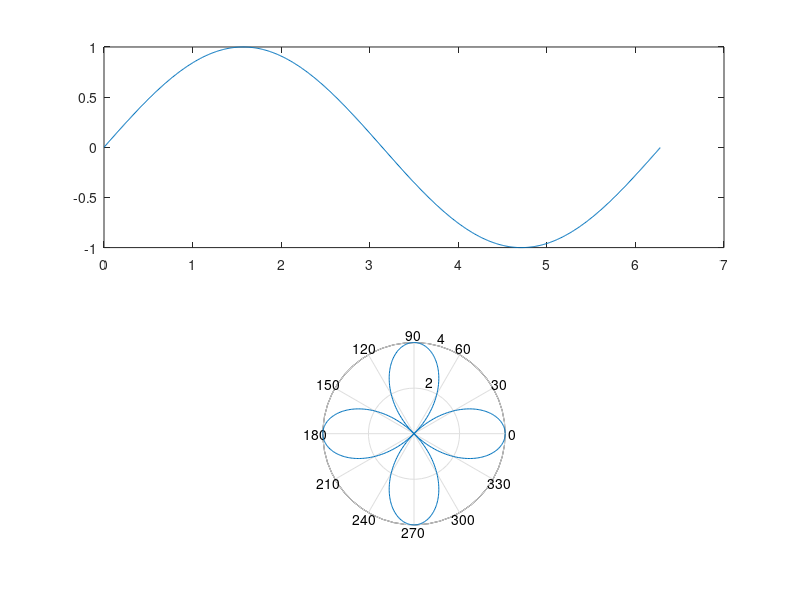

Here is the MATLAB script that generated this plot: (Note: this script raises an error after producing the figure.)
a = [1 2 3
     4 5 6]
 
b = [1 2 3 4 5 6 7 8 9]
b1 = [1 2 3 ...
      4 5 6 ... 
      7 8 9]
  
c = a(:,1)
c1 = a(:)
c2 = a(1,:)

d = a(1,end)
d1 = b(end,2)
d2 = b(end,end)

e = [-1 0 b]

steps1 = 1:4
steps2 = 1:2:5

%% meshcommand

x = 1:3
y = 4:6
newx = meshgrid(x,y)
newy = meshgrid(y,x)

%% Special matrices
clc
diag(a)
fliplr(b)
flipud(a)

%% Plotting
t = 1:3   %one to three in steps of one
y = exp(t)
plot(t,y,':xr')  %line, point, color 
xlabel('time [s]')
ylabel('f(t) [m]')
title('f(t) vs. time')

%% Peaks
A = [0+0i, 2+2i,4+1i,6-3i]
plot(A)
xlabel('real components')
ylabel('imaginary components')
title('I vs. R for A')

%% subplots

x = 0:0.01:2*pi
f1 = sin(x)
f2 = cos(x)
subplot(2,1,1)
plot(x,f1)
subplot(2,1,2)
plot(x,f2)

%% polar coordinate
theta = 0:0.01:2*pi
r = 4*cos(2*theta)
polar(theta,r)

%% Function plot
k = 0:0.1:5
fplot(exp(k),[0,5])